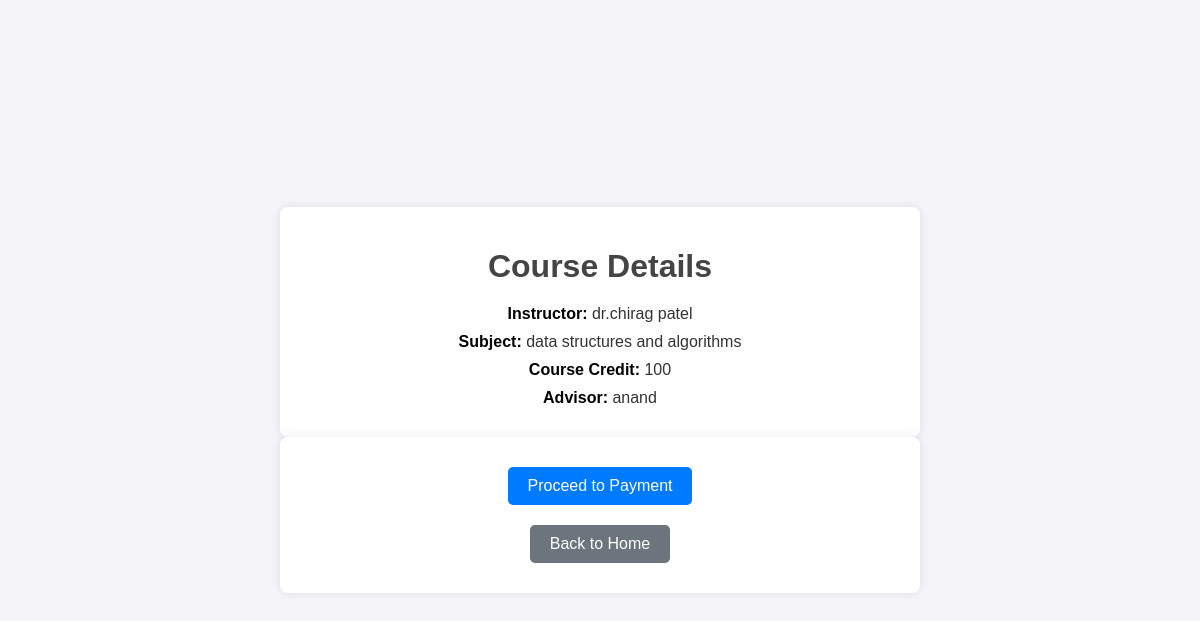
The app's page /test.php?course_id=31 with its own data.
### tables this page shows
CREATE TABLE `instructor` (
  `instructor_id` int(11) NOT NULL,
  `instructorname` varchar(50) DEFAULT NULL,
  `instphone` char(10) DEFAULT NULL,
  `insemail` varchar(50) DEFAULT NULL,
  `admin_id` int(11) DEFAULT NULL,
  `notification_id` int(11) DEFAULT NULL,
  `dept_id` int(11) DEFAULT NULL,
  `i_username` varchar(25) DEFAULT NULL,
  `i_password` varchar(25) DEFAULT NULL
);

CREATE TABLE `subject` (
  `sub_id` int(11) NOT NULL,
  `subname` varchar(50) DEFAULT NULL,
  `admin_id` int(11) DEFAULT NULL,
  `course_id` int(25) DEFAULT NULL
);

CREATE TABLE `course` (
  `course_name` varchar(50) DEFAULT NULL,
  `course_credit` int(11) DEFAULT NULL,
  `admin_id` int(11) DEFAULT NULL,
  `dept_id` int(11) DEFAULT NULL,
  `amount` decimal(11,0) DEFAULT NULL,
  `video_link` varchar(255) NOT NULL,
  `course_id` int(25) NOT NULL
);

CREATE TABLE `advisor` (
  `advisor_id` int(11) NOT NULL,
  `advisorname` varchar(20) DEFAULT NULL,
  `advisor_phone` char(10) DEFAULT NULL,
  `advisor_email` varchar(25) DEFAULT NULL,
  `admin_id` int(11) DEFAULT NULL,
  `std_id` int(11) DEFAULT NULL
);

### test.php (the view, shortened to what this page needs)
<!DOCTYPE html>
<html lang="en">
<head>
</head>
<body>
    <div class="container">
        <?php
        if (isset($_GET['course_id'])) {
            $course_id = intval($_GET['course_id']);
            $conn = new mysqli('localhost', 'root', '', 'cms');
            $sql = "SELECT
            i.instructorname AS instructor_name,
            s.subname AS subject_name,
            a.advisorname AS advisor_name,
            c.course_credit AS course_credit
            FROM
                instructor_data AS id
            JOIN
                instructor AS i ON id.instructor_id = i.instructor_id
            JOIN
                subject AS s ON id.sub_id = s.sub_id
            JOIN
                advisor AS a ON id.advisor_id = a.advisor_id
            JOIN
                course AS c ON id.course_id = c.course_id
            WHERE
                id.course_id = ?";
            $stmt = $conn->prepare($sql);
            $stmt->bind_param("i", $course_id);
            $stmt->execute();
            $result = $stmt->get_result();
            if ($result->num_rows > 0) {
                echo "<h1>Course Details</h1>";
                while ($row = $result->fetch_assoc()) {
                    echo "<p><strong>Instructor:</strong> {$row['instructor_name']}</p>";
                    echo "<p><strong>Subject:</strong> {$row['subject_name']}</p>";
                    echo "<p><strong>Course Credit:</strong> {$row['course_credit']}</p>";
                    echo "<p><strong>Advisor:</strong> {$row['advisor_name']}</p>";
                }
            } else {
                echo "<p>No details found for the selected course.</p>";
            }
        } else {
            echo "<p>No course selected. Please go back and choose a course.</p>";
        }
        ?>
    </div>
    <div class="container">
        <form action="payment.php" method="GET">
            <button class="btn" type="submit">Proceed to Payment</button>
        </form>
        <button class="btn btn-secondary" onclick="window.location.href='home.php'">Back to Home</button>
    </div>
</body>
</html>

### test.php (style rules this page uses)
body { font-family: Arial, sans-serif; margin: 0; padding: 0; background-color: #f4f4f9; color: #333; display: flex; flex-direction: column; align-items: center; justify-content: center; min-height: 100vh; }
.container { width: 80%; max-width: 600px; background: #fff; padding: 20px; border-radius: 8px; box-shadow: 0 0 10px rgba(0, 0, 0, 0.1); text-align: center; }
h1 { margin-bottom: 20px; color: #444; }
p { font-size: 16px; margin: 10px 0; }
strong { color: black; }
.btn { background-color: #007bff; color: white; border: none; padding: 10px 20px; font-size: 16px; border-radius: 5px; cursor: pointer; transition: background-color 0.3s ease; margin: 10px; }
.btn-secondary { background-color: #6c757d; }

### records on screen
instructor: instructorname "dr.chirag patel", subject.subname "data structures and algorithms", course.course_credit "100", advisor.advisorname "anand"
